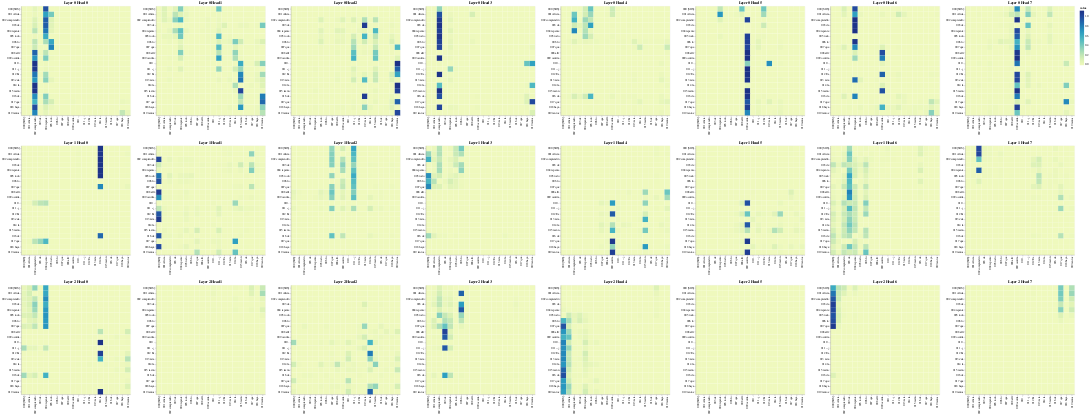

Notebook code for this chart:
### Code cell
layers = [0, 1, 2]
heads = [0, 1, 2, 3, 4, 5, 6, 7]

# Encoder Self-Attention
get_all_attention_maps("encoder", layers, heads, encoder_input_tokens, encoder_input_tokens, min(20, sentence_len))

### Figure 1 — Vega-Lite specification as saved in the notebook (floating-point values rounded to 4 significant figures; data arrays with more than 128 entries replaced by an {"elided": "..."} marker saying what was removed)
{"config": {"view": {"continuousWidth": 300, "continuousHeight": 300}}, "vconcat": [{"hconcat": [{"data": {"name": "data-c2f4b6204a1e5d3af805c0bd5fadbe34"}, "mark": {"type": "rect"}, "encoding": {"color": {"field": "value", "type": "quantitative"}, "tooltip": [{"field": "row", "type": "quantitative"}, {"field": "column", "type": "quantitative"}, {"field": "value", "type": "quantitative"}, {"field": "row_token", "type": "nominal"}, {"field": "col_token", "type": "nominal"}], "x": {"axis": {"title": ""}, "field": "col_token", "type": "nominal"}, "y": {"axis": {"title": ""}, "field": "row_token", "type": "nominal"}}, "height": 400, "name": "view_1", "title": "Layer 0 Head 0", "width": 400}, {"data": {"name": "data-60e06cddcb187fcd5895462a44405a8e"}, "mark": {"type": "rect"}, "encoding": {"color": {"field": "value", "type": "quantitative"}, "tooltip": [{"field": "row", "type": "quantitative"}, {"field": "column", "type": "quantitative"}, {"field": "value", "type": "quantitative"}, {"field": "row_token", "type": "nominal"}, {"field": "col_token", "type": "nominal"}], "x": {"axis": {"title": ""}, "field": "col_token", "type": "nominal"}, "y": {"axis": {"title": ""}, "field": "row_token", "type": "nominal"}}, "height": 400, "name": "view_2", "title": "Layer 0 Head 1", "width": 400}, {"data": {"name": "data-ffc050c8fa7505b144e88df529cd86e3"}, "mark": {"type": "rect"}, "encoding": {"color": {"field": "value", "type": "quantitative"}, "tooltip": [{"field": "row", "type": "quantitative"}, {"field": "column", "type": "quantitative"}, {"field": "value", "type": "quantitative"}, {"field": "row_token", "type": "nominal"}, {"field": "col_token", "type": "nominal"}], "x": {"axis": {"title": ""}, "field": "col_token", "type": "nominal"}, "y": {"axis": {"title": ""}, "field": "row_token", "type": "nominal"}}, "height": 400, "name": "view_3", "title": "Layer 0 Head 2", "width": 400}, {"data": {"name": "data-baa87b053ee79891214410437a0a4d88"}, "mark": {"type": "rect"}, "encoding": {"color": {"field": "value", "type": "quantitative"}, "tooltip": [{"field": "row", "type": "quantitative"}, {"field": "column", "type": "quantitative"}, {"field": "value", "type": "quantitative"}, {"field": "row_token", "type": "nominal"}, {"field": "col_token", "type": "nominal"}], "x": {"axis": {"title": ""}, "field": "col_token", "type": "nominal"}, "y": {"axis": {"title": ""}, "field": "row_token", "type": "nominal"}}, "height": 400, "name": "view_4", "title": "Layer 0 Head 3", "width": 400}, {"data": {"name": "data-ab42639f813aa972f5e616fd382aefb5"}, "mark": {"type": "rect"}, "encoding": {"color": {"field": "value", "type": "quantitative"}, "tooltip": [{"field": "row", "type": "quantitative"}, {"field": "column", "type": "quantitative"}, {"field": "value", "type": "quantitative"}, {"field": "row_token", "type": "nominal"}, {"field": "col_token", "type": "nominal"}], "x": {"axis": {"title": ""}, "field": "col_token", "type": "nominal"}, "y": {"axis": {"title": ""}, "field": "row_token", "type": "nominal"}}, "height": 400, "name": "view_5", "title": "Layer 0 Head 4", "width": 400}, {"data": {"name": "data-31e9878673c5e56a9c20ece7937434b6"}, "mark": {"type": "rect"}, "encoding": {"color": {"field": "value", "type": "quantitative"}, "tooltip": [{"field": "row", "type": "quantitative"}, {"field": "column", "type": "quantitative"}, {"field": "value", "type": "quantitative"}, {"field": "row_token", "type": "nominal"}, {"field": "col_token", "type": "nominal"}], "x": {"axis": {"title": ""}, "field": "col_token", "type": "nominal"}, "y": {"axis": {"title": ""}, "field": "row_token", "type": "nominal"}}, "height": 400, "name": "view_6", "title": "Layer 0 Head 5", "width": 400}, {"data": {"name": "data-d2ea8c68461effe08d244ceaac5eee83"}, "mark": {"type": "rect"}, "encoding": {"color": {"field": "value", "type": "quantitative"}, "tooltip": [{"field": "row", "type": "quantitative"}, {"field": "column", "type": "quantitative"}, {"field": "value", "type": "quantitative"}, {"field": "row_token", "type": "nominal"}, {"field": "col_token", "type": "nominal"}], "x": {"axis": {"title": ""}, "field": "col_token", "type": "nominal"}, "y": {"axis": {"title": ""}, "field": "row_token", "type": "nominal"}}, "height": 400, "name": "view_7", "title": "Layer 0 Head 6", "width": 400}, {"data": {"name": "data-60be797a1464869363da589ab0cec60a"}, "mark": {"type": "rect"}, "encoding": {"color": {"field": "value", "type": "quantitative"}, "tooltip": [{"field": "row", "type": "quantitative"}, {"field": "column", "type": "quantitative"}, {"field": "value", "type": "quantitative"}, {"field": "row_token", "type": "nominal"}, {"field": "col_token", "type": "nominal"}], "x": {"axis": {"title": ""}, "field": "col_token", "type": "nominal"}, "y": {"axis": {"title": ""}, "field": "row_token", "type": "nominal"}}, "height": 400, "name": "view_8", "title": "Layer 0 Head 7", "width": 400}]}, {"hconcat": [{"data": {"name": "data-b9c421e662121407d14c3742632bd71b"}, "mark": {"type": "rect"}, "encoding": {"color": {"field": "value", "type": "quantitative"}, "tooltip": [{"field": "row", "type": "quantitative"}, {"field": "column", "type": "quantitative"}, {"field": "value", "type": "quantitative"}, {"field": "row_token", "type": "nominal"}, {"field": "col_token", "type": "nominal"}], "x": {"axis": {"title": ""}, "field": "col_token", "type": "nominal"}, "y": {"axis": {"title": ""}, "field": "row_token", "type": "nominal"}}, "height": 400, "name": "view_9", "title": "Layer 1 Head 0", "width": 400}, {"data": {"name": "data-7e72e9f5ceb046cb96157c509e1437fd"}, "mark": {"type": "rect"}, "encoding": {"color": {"field": "value", "type": "quantitative"}, "tooltip": [{"field": "row", "type": "quantitative"}, {"field": "column", "type": "quantitative"}, {"field": "value", "type": "quantitative"}, {"field": "row_token", "type": "nominal"}, {"field": "col_token", "type": "nominal"}], "x": {"axis": {"title": ""}, "field": "col_token", "type": "nominal"}, "y": {"axis": {"title": ""}, "field": "row_token", "type": "nominal"}}, "height": 400, "name": "view_10", "title": "Layer 1 Head 1", "width": 400}, {"data": {"name": "data-94e25a39b70a8e8344cdfe19f2b43b15"}, "mark": {"type": "rect"}, "encoding": {"color": {"field": "value", "type": "quantitative"}, "tooltip": [{"field": "row", "type": "quantitative"}, {"field": "column", "type": "quantitative"}, {"field": "value", "type": "quantitative"}, {"field": "row_token", "type": "nominal"}, {"field": "col_token", "type": "nominal"}], "x": {"axis": {"title": ""}, "field": "col_token", "type": "nominal"}, "y": {"axis": {"title": ""}, "field": "row_token", "type": "nominal"}}, "height": 400, "name": "view_11", "title": "Layer 1 Head 2", "width": 400}, {"data": {"name": "data-4258fb6f79a8f56749ea1cd3c2afad3c"}, "mark": {"type": "rect"}, "encoding": {"color": {"field": "value", "type": "quantitative"}, "tooltip": [{"field": "row", "type": "quantitative"}, {"field": "column", "type": "quantitative"}, {"field": "value", "type": "quantitative"}, {"field": "row_token", "type": "nominal"}, {"field": "col_token", "type": "nominal"}], "x": {"axis": {"title": ""}, "field": "col_token", "type": "nominal"}, "y": {"axis": {"title": ""}, "field": "row_token", "type": "nominal"}}, "height": 400, "name": "view_12", "title": "Layer 1 Head 3", "width": 400}, {"data": {"name": "data-b85566fc3436210fe9d530ddc5514d95"}, "mark": {"type": "rect"}, "encoding": {"color": {"field": "value", "type": "quantitative"}, "tooltip": [{"field": "row", "type": "quantitative"}, {"field": "column", "type": "quantitative"}, {"field": "value", "type": "quantitative"}, {"field": "row_token", "type": "nominal"}, {"field": "col_token", "type": "nominal"}], "x": {"axis": {"title": ""}, "field": "col_token", "type": "nominal"}, "y": {"axis": {"title": ""}, "field": "row_token", "type": "nominal"}}, "height": 400, "name": "view_13", "title": "Layer 1 Head 4", "width": 400}, {"data": {"name": "data-2454bf48297d60b53feb110000eb3530"}, "mark": {"type": "rect"}, "encoding": {"color": {"field": "value", "type": "quantitative"}, "tooltip": [{"field": "row", "type": "quantitative"}, {"field": "column", "type": "quantitative"}, {"field": "value", "type": "quantitative"}, {"field": "row_token", "type": "nominal"}, {"field": "col_token", "type": "nominal"}], "x": {"axis": {"title": ""}, "field": "col_token", "type": "nominal"}, "y": {"axis": {"title": ""}, "field": "row_token", "type": "nominal"}}, "height": 400, "name": "view_14", "title": "Layer 1 Head 5", "width": 400}, {"data": {"name": "data-277a032e8822cc069355383af0c8a942"}, "mark": {"type": "rect"}, "encoding": {"color": {"field": "value", "type": "quantitative"}, "tooltip": [{"field": "row", "type": "quantitative"}, {"field": "column", "type": "quantitative"}, {"field": "value", "type": "quantitative"}, {"field": "row_token", "type": "nominal"}, {"field": "col_token", "type": "nominal"}], "x": {"axis": {"title": ""}, "field": "col_token", "type": "nominal"}, "y": {"axis": {"title": ""}, "field": "row_token", "type": "nominal"}}, "height": 400, "name": "view_15", "title": "Layer 1 Head 6", "width": 400}, {"data": {"name": "data-e969f2662035c526aac9703e9f5b86b7"}, "mark": {"type": "rect"}, "encoding": {"color": {"field": "value", "type": "quantitative"}, "tooltip": [{"field": "row", "type": "quantitative"}, {"field": "column", "type": "quantitative"}, {"field": "value", "type": "quantitative"}, {"field": "row_token", "type": "nominal"}, {"field": "col_token", "type": "nominal"}], "x": {"axis": {"title": ""}, "field": "col_token", "type": "nominal"}, "y": {"axis": {"title": ""}, "field": "row_token", "type": "nominal"}}, "height": 400, "name": "view_16", "title": "Layer 1 Head 7", "width": 400}]}, {"hconcat": [{"data": {"name": "data-1d1d8988259bdc314b00bd0f613f4a22"}, "mark": {"type": "rect"}, "encoding": {"color": {"field": "value", "type": "quantitative"}, "tooltip": [{"field": "row", "type": "quantitative"}, {"field": "column", "type": "quantitative"}, {"field": "value", "type": "quantitative"}, {"field": "row_token", "type": "nominal"}, {"field": "col_token", "type": "nominal"}], "x": {"axis": {"title": ""}, "field": "col_token", "type": "nominal"}, "y": {"axis": {"title": ""}, "field": "row_token", "type": "nominal"}}, "height": 400, "name": "view_17", "title": "Layer 2 Head 0", "width": 400}, {"data": {"name": "data-862e66b2d1b0dcda35ad381c3051ebb2"}, "mark": {"type": "rect"}, "encoding": {"color": {"field": "value", "type": "quantitative"}, "tooltip": [{"field": "row", "type": "quantitative"}, {"field": "column", "type": "quantitative"}, {"field": "value", "type": "quantitative"}, {"field": "row_token", "type": "nominal"}, {"field": "col_token", "type": "nominal"}], "x": {"axis": {"title": ""}, "field": "col_token", "type": "nominal"}, "y": {"axis": {"title": ""}, "field": "row_token", "type": "nominal"}}, "height": 400, "name": "view_18", "title": "Layer 2 Head 1", "width": 400}, {"data": {"name": "data-3abe9013a290f383a8aa31e474b42327"}, "mark": {"type": "rect"}, "encoding": {"color": {"field": "value", "type": "quantitative"}, "tooltip": [{"field": "row", "type": "quantitative"}, {"field": "column", "type": "quantitative"}, {"field": "value", "type": "quantitative"}, {"field": "row_token", "type": "nominal"}, {"field": "col_token", "type": "nominal"}], "x": {"axis": {"title": ""}, "field": "col_token", "type": "nominal"}, "y": {"axis": {"title": ""}, "field": "row_token", "type": "nominal"}}, "height": 400, "name": "view_19", "title": "Layer 2 Head 2", "width": 400}, {"data": {"name": "data-297f1abefc08828deff9441b04ba6832"}, "mark": {"type": "rect"}, "encoding": {"color": {"field": "value", "type": "quantitative"}, "tooltip": [{"field": "row", "type": "quantitative"}, {"field": "column", "type": "quantitative"}, {"field": "value", "type": "quantitative"}, {"field": "row_token", "type": "nominal"}, {"field": "col_token", "type": "nominal"}], "x": {"axis": {"title": ""}, "field": "col_token", "type": "nominal"}, "y": {"axis": {"title": ""}, "field": "row_token", "type": "nominal"}}, "height": 400, "name": "view_20", "title": "Layer 2 Head 3", "width": 400}, {"data": {"name": "data-d383948c8ec1d71a2a70c284089e0c64"}, "mark": {"type": "rect"}, "encoding": {"color": {"field": "value", "type": "quantitative"}, "tooltip": [{"field": "row", "type": "quantitative"}, {"field": "column", "type": "quantitative"}, {"field": "value", "type": "quantitative"}, {"field": "row_token", "type": "nominal"}, {"field": "col_token", "type": "nominal"}], "x": {"axis": {"title": ""}, "field": "col_token", "type": "nominal"}, "y": {"axis": {"title": ""}, "field": "row_token", "type": "nominal"}}, "height": 400, "name": "view_21", "title": "Layer 2 Head 4", "width": 400}, {"data": {"name": "data-5c160c6f6552f188a89a02680a007348"}, "mark": {"type": "rect"}, "encoding": {"color": {"field": "value", "type": "quantitative"}, "tooltip": [{"field": "row", "type": "quantitative"}, {"field": "column", "type": "quantitative"}, {"field": "value", "type": "quantitative"}, {"field": "row_token", "type": "nominal"}, {"field": "col_token", "type": "nominal"}], "x": {"axis": {"title": ""}, "field": "col_token", "type": "nominal"}, "y": {"axis": {"title": ""}, "field": "row_token", "type": "nominal"}}, "height": 400, "name": "view_22", "title": "Layer 2 Head 5", "width": 400}, {"data": {"name": "data-0d2fee4b8591b581241462b683ef336d"}, "mark": {"type": "rect"}, "encoding": {"color": {"field": "value", "type": "quantitative"}, "tooltip": [{"field": "row", "type": "quantitative"}, {"field": "column", "type": "quantitative"}, {"field": "value", "type": "quantitative"}, {"field": "row_token", "type": "nominal"}, {"field": "col_token", "type": "nominal"}], "x": {"axis": {"title": ""}, "field": "col_token", "type": "nominal"}, "y": {"axis": {"title": ""}, "field": "row_token", "type": "nominal"}}, "height": 400, "name": "view_23", "title": "Layer 2 Head 6", "width": 400}, {"data": {"name": "data-9c9a858b315fc39ba856320b1669012e"}, "mark": {"type": "rect"}, "encoding": {"color": {"field": "value", "type": "quantitative"}, "tooltip": [{"field": "row", "type": "quantitative"}, {"field": "column", "type": "quantitative"}, {"field": "value", "type": "quantitative"}, {"field": "row_token", "type": "nominal"}, {"field": "col_token", "type": "nominal"}], "x": {"axis": {"title": ""}, "field": "col_token", "type": "nominal"}, "y": {"axis": {"title": ""}, "field": "row_token", "type": "nominal"}}, "height": 400, "name": "view_24", "title": "Layer 2 Head 7", "width": 400}]}], "params": [{"name": "param_1", "select": {"type": "interval", "encodings": ["x", "y"]}, "bind": "scales", "views": ["view_1"]}, {"name": "param_2", "select": {"type": "interval", "encodings": ["x", "y"]}, "bind": "scales", "views": ["view_2"]}, {"name": "param_3", "select": {"type": "interval", "encodings": ["x", "y"]}, "bind": "scales", "views": ["view_3"]}, {"name": "param_4", "select": {"type": "interval", "encodings": ["x", "y"]}, "bind": "scales", "views": ["view_4"]}, {"name": "param_5", "select": {"type": "interval", "encodings": ["x", "y"]}, "bind": "scales", "views": ["view_5"]}, {"name": "param_6", "select": {"type": "interval", "encodings": ["x", "y"]}, "bind": "scales", "views": ["view_6"]}, {"name": "param_7", "select": {"type": "interval", "encodings": ["x", "y"]}, "bind": "scales", "views": ["view_7"]}, {"name": "param_8", "select": {"type": "interval", "encodings": ["x", "y"]}, "bind": "scales", "views": ["view_8"]}, {"name": "param_9", "select": {"type": "interval", "encodings": ["x", "y"]}, "bind": "scales", "views": ["view_9"]}, {"name": "param_10", "select": {"type": "interval", "encodings": ["x", "y"]}, "bind": "scales", "views": ["view_10"]}, {"name": "param_11", "select": {"type": "interval", "encodings": ["x", "y"]}, "bind": "scales", "views": ["view_11"]}, {"name": "param_12", "select": {"type": "interval", "encodings": ["x", "y"]}, "bind": "scales", "views": ["view_12"]}, {"name": "param_13", "select": {"type": "interval", "encodings": ["x", "y"]}, "bind": "scales", "views": ["view_13"]}, {"name": "param_14", "select": {"type": "interval", "encodings": ["x", "y"]}, "bind": "scales", "views": ["view_14"]}, {"name": "param_15", "select": {"type": "interval", "encodings": ["x", "y"]}, "bind": "scales", "views": ["view_15"]}, {"name": "param_16", "select": {"type": "interval", "encodings": ["x", "y"]}, "bind": "scales", "views": ["view_16"]}, {"name": "param_17", "select": {"type": "interval", "encodings": ["x", "y"]}, "bind": "scales", "views": ["view_17"]}, {"name": "param_18", "select": {"type": "interval", "encodings": ["x", "y"]}, "bind": "scales", "views": ["view_18"]}, {"name": "param_19", "select": {"type": "interval", "encodings": ["x", "y"]}, "bind": "scales", "views": ["view_19"]}, {"name": "param_20", "select": {"type": "interval", "encodings": ["x", "y"]}, "bind": "scales", "views": ["view_20"]}, {"name": "param_21", "select": {"type": "interval", "encodings": ["x", "y"]}, "bind": "scales", "views": ["view_21"]}, {"name": "param_22", "select": {"type": "interval", "encodings": ["x", "y"]}, "bind": "scales", "views": ["view_22"]}, {"name": "param_23", "select": {"type": "interval", "encodings": ["x", "y"]}, "bind": "scales", "views": ["view_23"]}, {"name": "param_24", "select": {"type": "interval", "encodings": ["x", "y"]}, "bind": "scales", "views": ["view_24"]}], "$schema": "https://vega.github.io/schema/vega-lite/v5.17.0.json", "datasets": {"data-c2f4b6204a1e5d3af805c0bd5fadbe34": {"elided": "400 records"}, "data-60e06cddcb187fcd5895462a44405a8e": {"elided": "400 records"}, "data-ffc050c8fa7505b144e88df529cd86e3": {"elided": "400 records"}, "data-baa87b053ee79891214410437a0a4d88": {"elided": "400 records"}, "data-ab42639f813aa972f5e616fd382aefb5": {"elided": "400 records"}, "data-31e9878673c5e56a9c20ece7937434b6": {"elided": "400 records"}, "data-d2ea8c68461effe08d244ceaac5eee83": {"elided": "400 records"}, "data-60be797a1464869363da589ab0cec60a": {"elided": "400 records"}, "data-b9c421e662121407d14c3742632bd71b": {"elided": "400 records"}, "data-7e72e9f5ceb046cb96157c509e1437fd": {"elided": "400 records"}, "data-94e25a39b70a8e8344cdfe19f2b43b15": {"elided": "400 records"}, "data-4258fb6f79a8f56749ea1cd3c2afad3c": {"elided": "400 records"}, "data-b85566fc3436210fe9d530ddc5514d95": {"elided": "400 records"}, "data-2454bf48297d60b53feb110000eb3530": {"elided": "400 records"}, "data-277a032e8822cc069355383af0c8a942": {"elided": "400 records"}, "data-e969f2662035c526aac9703e9f5b86b7": {"elided": "400 records"}, "data-1d1d8988259bdc314b00bd0f613f4a22": {"elided": "400 records"}, "data-862e66b2d1b0dcda35ad381c3051ebb2": {"elided": "400 records"}, "data-3abe9013a290f383a8aa31e474b42327": {"elided": "400 records"}, "data-297f1abefc08828deff9441b04ba6832": {"elided": "400 records"}, "data-d383948c8ec1d71a2a70c284089e0c64": {"elided": "400 records"}, "data-5c160c6f6552f188a89a02680a007348": {"elided": "400 records"}, "data-0d2fee4b8591b581241462b683ef336d": {"elided": "400 records"}, "data-9c9a858b315fc39ba856320b1669012e": {"elided": "400 records"}}}
